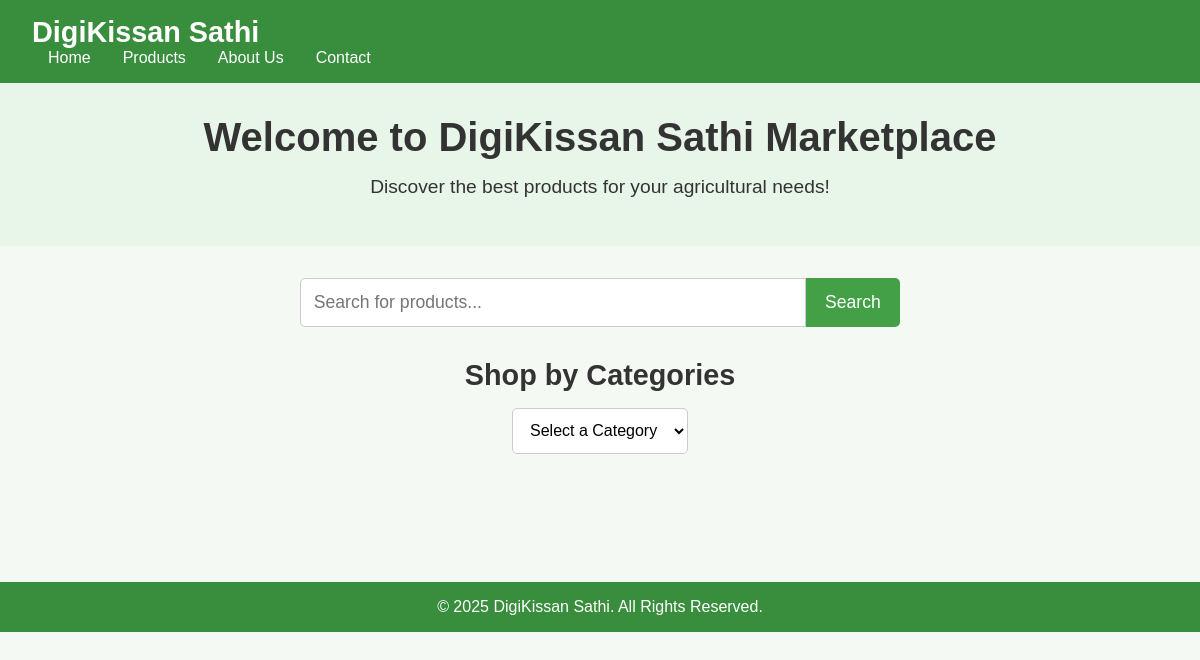
The page /products on the database as committed earlier.
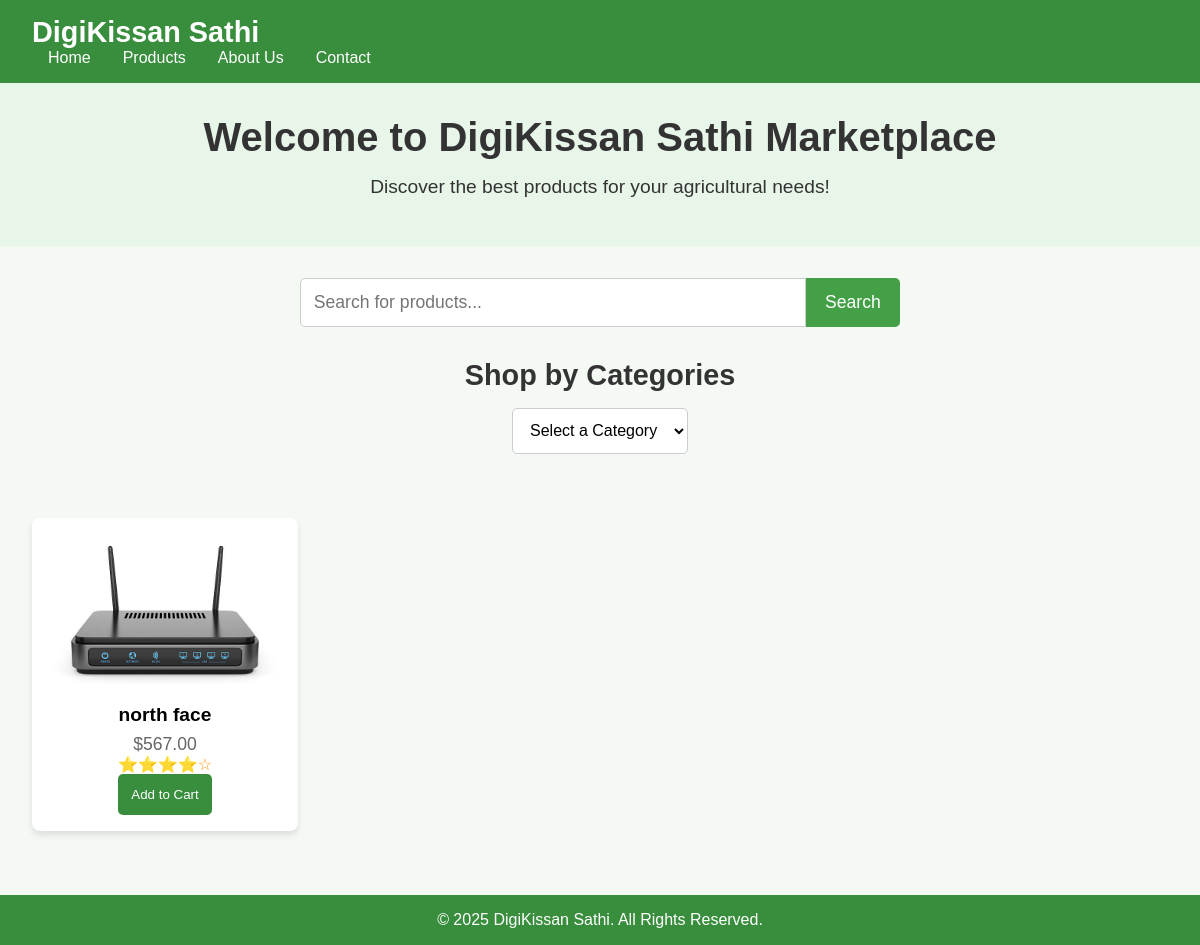
The same page on the database as committed later.
### ecommerce/models.py (models this page shows, shortened)
class Products(models.Model):
    user=models.ForeignKey(User,on_delete=models.CASCADE)
    seller=models.ForeignKey(Create_Seller_Account,on_delete=models.CASCADE)
    poduct_image=models.ImageField(upload_to='products/')
    product_name=models.CharField(max_length=100)
    product_price=models.DecimalField(max_digits=10,decimal_places=2)
    product_description=models.TextField()
    stock_quantity=models.PositiveIntegerField(default=0)
    status=models.CharField(max_length=100,choices=[('avilable','Avilable'),('out_of_stock','Out of Stock'),("discounted","Discounted")],default="avilable")
    discount_price=models.DecimalField(max_digits=10,decimal_places=2,null=True,blank=True)
    average_ratings=models.DecimalField(max_digits=3,decimal_places=2,default=0.0)
    date_added=models.DateField(auto_now_add=True)
    is_fetuared=models.BooleanField(default=False)
    tags=models.ManyToManyField(Tag,blank=True)
    product_weight= models.DecimalField(max_digits=6,decimal_places=2,null=True,blank=True)
    avilable_from=models.DateTimeField(null=True,blank=True)

### ecommerce/views.py (the view)
# urls.py: path("products",views.products,name="products"),
def products(request):
    products=Products.objects.all()
    seller=Create_Seller_Account.objects.all()
    data={"products":products,"seller":seller}
    return render(request,'layout/products.html',data)

### ecommerce/templates/layout/products.html (shortened to what this page needs)
<!DOCTYPE html>
<html lang="en">
<head>
</head>
<body>
    <header>
        <nav>
            <div class="logo">DigiKissan Sathi</div>
            <ul class="nav-links">
                <li><a href="{% url 'home' %}">Home</a></li>
                <li><a href="#">Products</a></li>
                <li><a href="#">About Us</a></li>
                <li><a href="#">Contact</a></li>
            </ul>
        </nav>
    </header>
    <main>
        <div class="hero">
            <h1>Welcome to DigiKissan Sathi Marketplace</h1>
            <p>Discover the best products for your agricultural needs!</p>
        </div>
        <div class="search-container">
            <input
                type="text"
                id="search-bar"
                placeholder="Search for products..."
                onkeyup="filterProducts()"
            />
            <button id="search-btn" onclick="filterProducts()">Search</button>
        </div>
        <div class="categories">
            <h2>Shop by Categories</h2>
            <div class="dropdown-container">
                <select class="dropdown" id="category-dropdown" onchange="filterCategory()">
                    <option value="">Select a Category</option>
                </select>
            </div>
        </div>
<div class="products-container" id="products-container">
    {% for product in products %}
    <div class="product-card" data-name="{{ product.product_name }}" data-category="{{ product.product_category }}">
        <a href="{% url 'product_details' product.id %}">
            <img src="{{ product.poduct_image.url }}" alt="{{ product.product_name }}">
        </a>
        <h3>{{ product.product_name }}</h3>
        <p>${{ product.product_price }}</p>
        <p class="rating">⭐⭐⭐⭐☆</p>
        <button class="add-to-cart-btn" onclick="addToCart()">Add to Cart</button>
    </div>
    {% endfor %}
</div>
    </main>
    <footer>
        <p>&copy; 2025 DigiKissan Sathi. All Rights Reserved.</p>
    </footer>
</body>
</html>

Rows that differ between the two databases and show on the page:
added Products: poduct_image (picture), product_name "north face", product_price "567.00"
